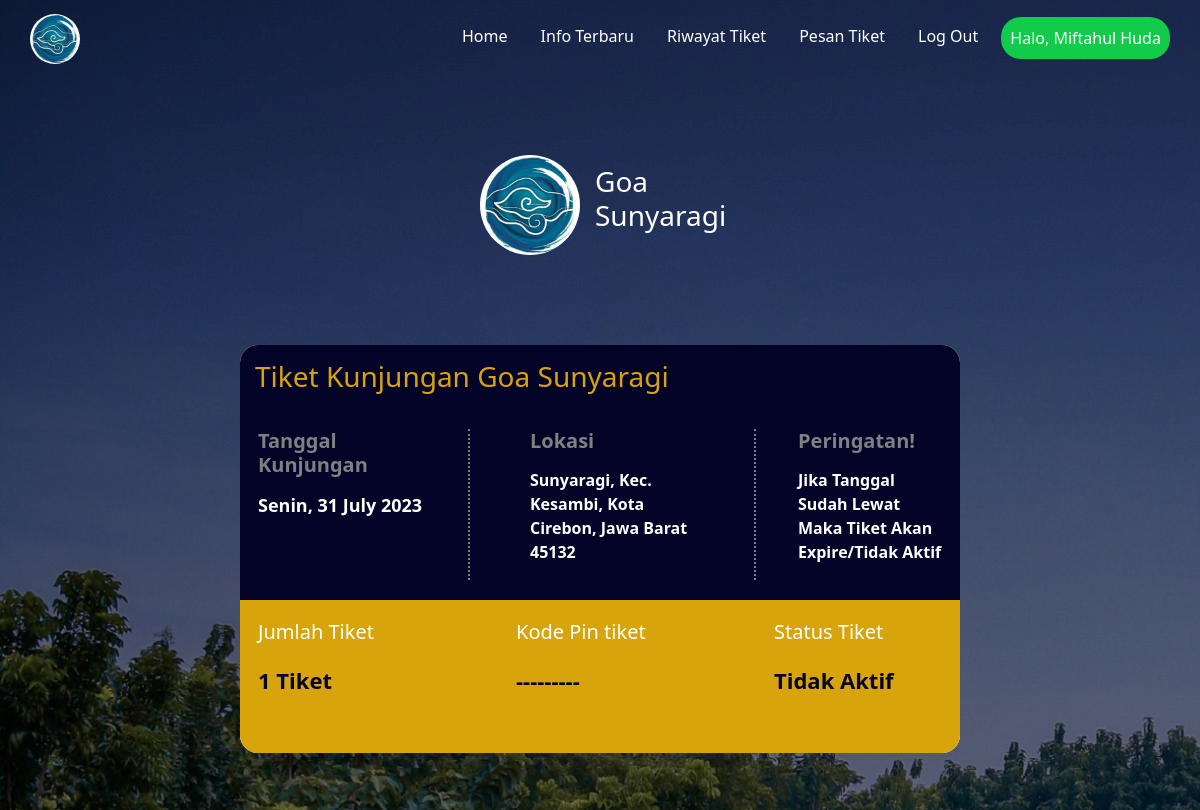
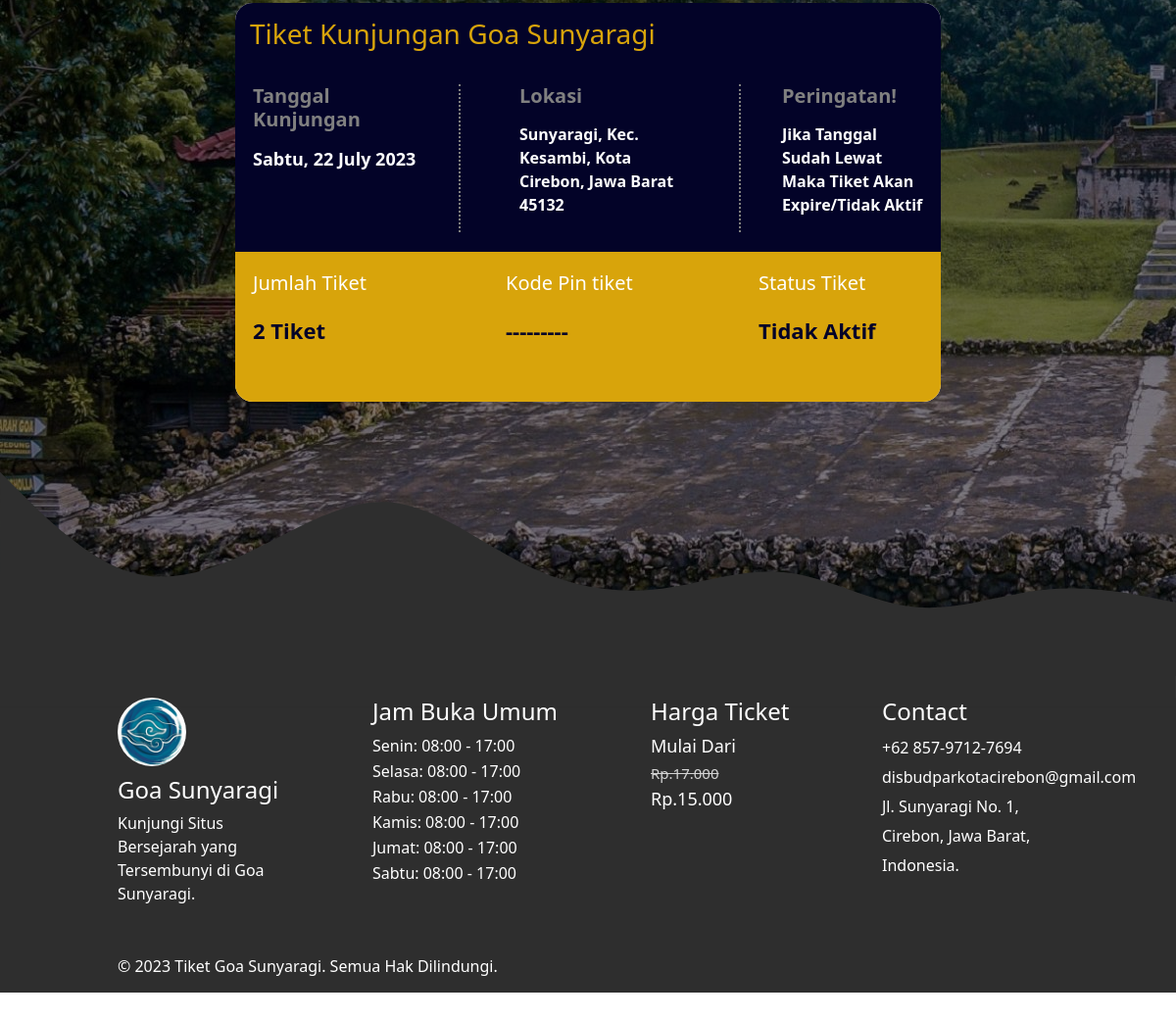
Screenshot of /user/riwayat.php (signed in) with the database file from the repository (2 pictures, top to bottom).
### tables this page shows
CREATE TABLE `tbl_user` (
  `id_user` int(11) NOT NULL,
  `nama` varchar(50) NOT NULL,
  `jenis_kelamin` varchar(20) NOT NULL,
  `no_telp` varchar(15) NOT NULL,
  `tgl_lahir` date NOT NULL,
  `username` varchar(30) NOT NULL,
  `gmail` varchar(70) NOT NULL,
  `password` varchar(50) NOT NULL
);

CREATE TABLE `tbl_tiket` (
  `id_tiket` int(11) NOT NULL,
  `id_user` int(11) NOT NULL,
  `jmlh_tiket` varchar(5) NOT NULL,
  `tgl_kunjungan` date NOT NULL,
  `harga` double NOT NULL,
  `opsi_bayar` varchar(20) NOT NULL,
  `pin` varchar(8) NOT NULL,
  `status` varchar(20) NOT NULL
);

### user/riwayat.php (the view, shortened to what this page needs)
<?php
require_once "../function.php";
$query = mysqli_query($db, "SELECT * FROM tbl_user WHERE id_user = '$_SESSION[id_user]'");
$user = mysqli_fetch_array($query);
?>
<!DOCTYPE html>
<html lang="en">
  <head>
    <link rel="stylesheet" href="style6.css" />
    <link href="https://cdn.jsdelivr.net/npm/bootstrap@5.3.0/dist/css/bootstrap.min.css" rel="stylesheet" />
  </head>
  <body>
    <div class="page1">
      <div class="logo">
        <img src="../assets/logo1.jpg" />
        <ul>
          <a href="index.php">Home</a>
          <a href="info_terbaru.php">Info Terbaru</a>
          <a href="#">Riwayat Tiket</a>
          <a href="pesan.php">Pesan Tiket</a>
          <a data-bs-toggle="modal" data-bs-target="#exampleModal" style="cursor: pointer; color: white;">Log Out</a>
          <a href="profile.php">Halo, <?= "$user[nama]" ?></a>
        </ul>
      </div>
    </div>
    <div class="page2">
      <div class="gambar">
        <img src="../assets/logo1.jpg" alt="" />
      </div>
      <h3>Goa Sunyaragi</h3>
    </div>
    <div class="scroll">
      <?php
      $query2 = mysqli_query($db, "SELECT * FROM tbl_tiket WHERE status = 'Tidak Aktif' AND id_user = '$_SESSION[id_user]' ORDER BY id_tiket DESC");
      while($nonaktif = mysqli_fetch_array($query2)) {
      $tgl_kjng = $nonaktif['tgl_kunjungan'];
      $nama_hari = date('D', strtotime($tgl_kjng));
      $tgl_kunjungan = date("d F Y", strtotime($tgl_kjng));
      switch ($nama_hari) {
        case 'Mon':
            $hari_kunjungan = 'Senin';
            break;
        case 'Tue':
            $hari_kunjungan = 'Selasa';
            break;
        case 'Thu':
            $hari_kunjungan = 'Kamis';
            break;
        case 'Sat':
            $hari_kunjungan = 'Sabtu';
            break;
    }
      ?>
      <div class="page3">
        <div class="atas">
          <h3>Tiket Kunjungan Goa Sunyaragi</h3>
          <div class="isi">
            <div class="konten">
              <h5>Tanggal Kunjungan</h5>
              <p><?= "$hari_kunjungan" ?>, <?= "$tgl_kunjungan" ?></p>
            </div>
            <div class="konten">
              <h5>Lokasi</h5>
              <p>Sunyaragi, Kec. Kesambi, Kota Cirebon, Jawa Barat 45132</p>
            </div>
            <div class="konten">
              <h5>Peringatan!</h5>
              <p>Jika Tanggal Sudah Lewat Maka Tiket Akan Expire/Tidak Aktif</p>
            </div>
          </div>
        </div>
        <div class="bawah">
          <div class="isi">
            <div class="konten">
              <h5>Jumlah Tiket</h5>
              <p><?= "$nonaktif[jmlh_tiket]" ?> Tiket</p>
            </div>
            <div class="konten">
              <h5>Kode Pin tiket</h5>
              <p>---------</p>
            </div>
            <div class="konten">
              <h5>Status Tiket</h5>
              <p><?= "$nonaktif[status]" ?></p>
            </div>
          </div>
        </div>
      </div>
      <?php
      }
      ?>
    </div>
    <footer class="page6">
      <div class="pembungkus">
        <div class="content">
          <img src="../assets/logo1.jpg" alt="" />
          <h4>Goa Sunyaragi</h4>
          Kunjungi Situs Bersejarah yang Tersembunyi di Goa Sunyaragi.
        </div>
        <div class="content">
          <h4>Jam Buka Umum</h4>
          Senin: 08:00 - 17:00 <br />
          Selasa: 08:00 - 17:00 <br />
          Rabu: 08:00 - 17:00 <br />
          Kamis: 08:00 - 17:00 <br />
          Jumat: 08:00 - 17:00 <br />
          Sabtu: 08:00 - 17:00
        </div>
        <div class="content">
          <h4>Harga Ticket</h4>
          Mulai Dari <br />
          <span>Rp.17.000</span><br />
          Rp.15.000
        </div>
        <div class="content">
          <h4>Contact</h4>
          +62 857-9712-7694 <br />
          disbudparkotacirebon@gmail.com <br />
          Jl. Sunyaragi No. 1, Cirebon, Jawa Barat, Indonesia.
        </div>
      </div>
      <div class="copyright">© 2023 Tiket Goa Sunyaragi. Semua Hak Dilindungi.</div>
    </footer>
  </body>
</html>

### user/style6.css (style rules this page uses)
@media (min-width: 992px) and (max-width: 1400px) { .page1 .logo { width: 95vw; margin: auto; display: flex; justify-content: space-between; padding-top: 14px; margin-bottom: 40px; } }
@media (min-width: 992px) and (max-width: 1400px) { ul { width: 750px; justify-content: space-between; display: flex; } }
@media (min-width: 992px) and (max-width: 1400px) { ul a:nth-child(6) { margin-top: 3px; color: white; background-color: #12cb4a; border-radius: 20px; padding: 9px; } }
@media (min-width: 992px) and (max-width: 1400px) { ul a { color: white; text-decoration: none; padding: 10px; transition: all 0.3s ease-in-out; } }
@media (min-width: 992px) and (max-width: 1400px) { .logo img { border-radius: 100px; height: 50px; width: 50px; } }
@media (min-width: 992px) and (max-width: 1400px) { .page2 { width: 20vw; margin: auto; display: flex; margin-bottom: 30px; margin-top: 80px; } }
@media (min-width: 992px) and (max-width: 1400px) { .page2 .gambar img { width: 100px; height: 100px; border-radius: 100%; } }
@media (min-width: 992px) and (max-width: 1400px) { .page2 h3 { margin-left: 15px; margin-top: 10px; color: white; } }
@media (min-width: 992px) and (max-width: 1400px) { .scroll { height: 980px; width: fit-content; margin: auto; overflow-y: scroll; padding-left: 15px; padding-right: 15px; } }
@media (min-width: 992px) and (max-width: 1400px) { .page3 { width: 60vw; background-color: white; margin: auto; border-radius: 18px; overflow: hidden; margin-top: 60px; } }
@media (min-width: 992px) and (max-width: 1400px) { .page3 .atas h3 { color: #d8a40b; padding: 15px; margin-bottom: 20px; } }
@media (min-width: 992px) and (max-width: 1400px) { .atas { width: 100%; background-color: #030328; padding-bottom: 20px; } }
@media (min-width: 992px) and (max-width: 1400px) { .bawah { width: 100%; background-color: #d8a40b; padding-top: 20px; padding-bottom: 40px; } }
@media (min-width: 992px) and (max-width: 1400px) { .isi { width: 57vw; display: flex; justify-content: space-between; margin: auto; } }
@media (min-width: 992px) and (max-width: 1400px) { .isi .konten { width: 14vw; color: white; } }
@media (min-width: 992px) and (max-width: 1400px) { .isi .konten p { font-weight: 600; } }
@media (min-width: 992px) and (max-width: 1400px) { .bawah .isi .konten p { color: #030328; font-size: 22px; font-weight: 800; margin-top: 20px; } }
@media (min-width: 992px) and (max-width: 1400px) { .atas .isi .konten h5 { color: gray; font-weight: 700; margin-bottom: 15px; } }
@media (min-width: 992px) and (max-width: 1400px) { .atas .isi .konten:nth-child(2) { padding-left: 60px; padding-right: 60px; width: 24vw; border-left: dotted 2px gray; border-right: dotted 2px gray; } }
@media (min-width: 992px) and (max-width: 1400px) { .atas .isi .konten:nth-child(1) p { font-size: 18px; } }
@media (min-width: 992px) and (max-width: 1400px) { .atas .isi .konten:nth-child(3) { width: 12vw; } }
@media (min-width: 992px) and (max-width: 1400px) { .page6 { background-color: #2e2e2e; margin-top: -10px; color: white; } }
@media (min-width: 992px) and (max-width: 1400px) { .page6 .pembungkus { width: 80vw; display: flex; justify-content: space-between; margin: auto; margin-bottom: 50px; } }
@media (min-width: 992px) and (max-width: 1400px) { .pembungkus .content:nth-child(1) { width: 15vw; } }
@media (min-width: 992px) and (max-width: 1400px) { .pembungkus .content:nth-child(2) { width: 17vw; line-height: 26px; } }
@media (min-width: 992px) and (max-width: 1400px) { .pembungkus .content:nth-child(3) { width: 13vw; font-size: 18px; } }
@media (min-width: 992px) and (max-width: 1400px) { .content:nth-child(3) span { font-size: 15px; color: lightgray; text-decoration: line-through lightgray; } }
@media (min-width: 992px) and (max-width: 1400px) { .pembungkus .content:nth-child(4) { width: 15vw; line-height: 30px; } }
@media (min-width: 992px) and (max-width: 1400px) { .content:nth-child(1) img { width: 70px; height: 70px; border-radius: 100px; margin-bottom: 10px; } }
@media (min-width: 992px) and (max-width: 1400px) { .page6 .copyright { width: 80vw; margin: auto; padding-bottom: 15px; } }

### rows the page displays
tbl_user: nama "Miftahul Huda"
tbl_tiket: tgl_kunjungan "Senin", tgl_kunjungan "31 July 2023", jmlh_tiket "1", status "Tidak Aktif"
tbl_tiket: tgl_kunjungan "Sabtu", tgl_kunjungan "22 July 2023", jmlh_tiket "2", status "Tidak Aktif"
